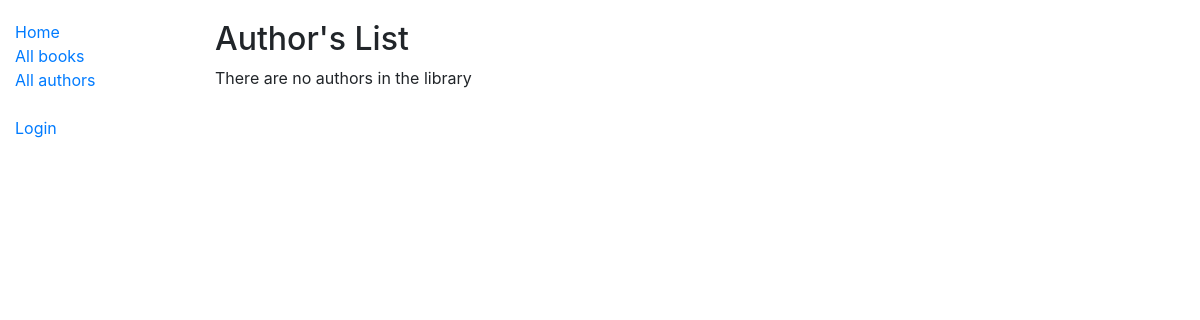
The app's page /catalog/authors/, older data.
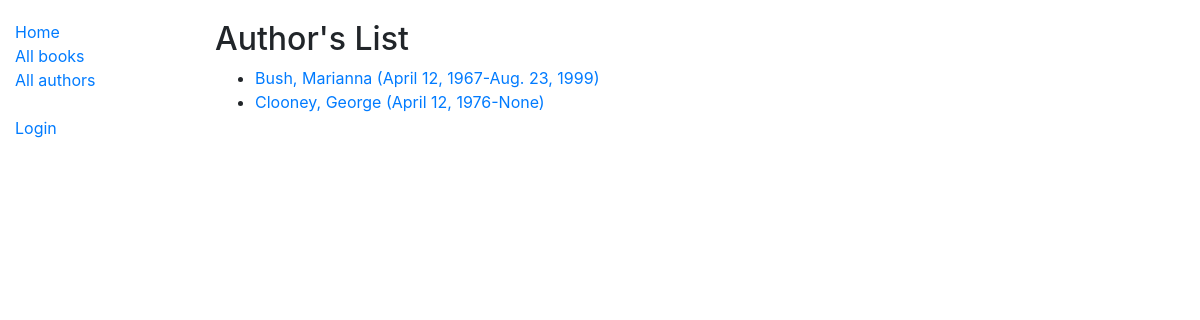
The same page, newer data.
### catalog/models.py (models this page shows, shortened)
class Author(models.Model):
    first_name = models.CharField(max_length=100)
    last_name = models.CharField(max_length=100)
    date_of_birth = models.DateField(null=True, blank=True)
    date_of_death = models.DateField('died', null=True, blank=True)
    class Meta:
        ordering = ['last_name', 'first_name']
    def get_absolute_url(self):
        return reverse('author-detail', args=[str(self.id)])

### catalog/views.py (the view)
# urls.py: path('authors/', views.AuthorListView.as_view(), name="authors"),
class AuthorListView(generic.ListView):
    model = Author
    template_name = 'catalog/author_list.html'
    paginate_by = 10

### catalog/templates/catalog/author_list.html (shortened to what this page needs)
{% extends "base_generic.html" %}
{% block content %}
    <h2>Author's List</h2>
    {% if author_list %}
        <ul>
            {% for author in author_list %}
                <li>
                    <a href="{{ author.get_absolute_url }}">
                        {{ author.last_name }}, {{ author.first_name }} ({{ author.date_of_birth }}-{{ author.date_of_death }})
                    </a>
                </li>
            {% endfor %}
        </ul>
    {% else %}
        <p>There are no authors in the library</p>
    {% endif %}
{% endblock %}

### catalog/templates/base_generic.html (shortened to what this page needs)
<!DOCTYPE html>
<html lang="en">
<head>
  <link rel="stylesheet" href="https://stackpath.bootstrapcdn.com/bootstrap/4.1.3/css/bootstrap.min.css">
  {% load static %}
  <link rel="stylesheet" href="{% static 'css/styles.css' %}">
</head>
<body>
  <div class="container-fluid">
    <div class="row">
      <div class="col-sm-2">
      {% block sidebar %}
        <ul class="sidebar-nav">
          <li><a href="{% url 'index' %}">Home</a></li>
          <li><a href="{% url 'books' %}">All books</a></li>
          <li><a href="{% url 'authors' %}">All authors</a></li>
          <li>&nbsp;</li>
          {% if user.is_authenticated %}
            <li>User: {{ user.get_username }}</li>
            <li><a href="{% url 'my-borrowed' %}">My Borrowed</a></li>
            <li><a href="{% url 'logout' %}?next={{ request.path }}">Logout</a></li>
            {% if perms.catalog.can_mark_returned %}
              <li><hr/></li>
              <li>Staff</li>
              <li><a href="{% url 'all-borrowed' %}">All borrowed</a></li>
              <li><a href="{% url 'author_create' %}">Add Author</a></li>
            {% endif %}
          {% else %}
            <li><a href="{% url 'login' %}?next={{ request.path }}">Login</a></li>
          {% endif %}
        </ul>
     {% endblock %}
      </div>
      <div class="col-sm-10 margin-top">
        <div class="row">
          <div class="col-sm-12">
            {% block content %}{% endblock %}
          </div>
        </div>
      </div>
    </div>
  </div>
</body>
</html>

### catalog/static/css/styles.css (style rules this page uses)
.sidebar-nav { margin-top: 20px; padding: 0; list-style: none; }
.margin-top { margin-top: 20px; }

Row changes from the older to the newer data that the page shows:
added Author: last_name "Bush", first_name "Marianna", date_of_birth "April 12, 1967", date_of_death "Aug. 23, 1999"
added Author: last_name "Clooney", first_name "George", date_of_birth "April 12, 1976", date_of_death "None"
Text that changed along with them:
text no longer shown: "There are no authors in the library"
